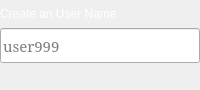
                  <widget class="QFrame" name="frame_username_create">
                   <property name="maximumSize">
                    <size>
                     <width>16777215</width>
                     <height>90</height>
                    </size>
                   </property>
                   <property name="frameShape">
                    <enum>QFrame::NoFrame</enum>
                   </property>
                   <property name="frameShadow">
                    <enum>QFrame::Raised</enum>
                   </property>
                   <layout class="QGridLayout" name="gridLayout_14">
                    <property name="leftMargin">
                     <number>0</number>
                    </property>
                    <property name="topMargin">
                     <number>0</number>
                    </property>
                    <property name="rightMargin">
                     <number>0</number>
                    </property>
                    <property name="bottomMargin">
                     <number>0</number>
                    </property>
                    <property name="spacing">
                     <number>0</number>
                    </property>
                    <item row="1" column="0">
                     <widget class="QLineEdit" name="lineEdit_username_create">
                      <property name="minimumSize">
                       <size>
                        <width>0</width>
                        <height>35</height>
                       </size>
                      </property>
                      <property name="maximumSize">
                       <size>
                        <width>450</width>
                        <height>16777215</height>
                       </size>
                      </property>
                      <property name="font">
                       <font>
                        <family>Serif</family>
                        <pointsize>11</pointsize>
                        <weight>50</weight>
                        <italic>false</italic>
                        <bold>false</bold>
                       </font>
                      </property>
                      <property name="placeholderText">
                       <string>user999</string>
                      </property>
                     </widget>
                    </item>
                    <item row="0" column="0">
                     <widget class="QLabel" name="label_6">
                      <property name="palette">
                       <palette>
                        <active>
                         <colorrole role="WindowText">
                          <brush brushstyle="SolidPattern">
                           <color alpha="255">
                            <red>255</red>
                            <green>255</green>
                            <blue>255</blue>
                           </color>
                          </brush>
                         </colorrole>
                         <colorrole role="Text">
                          <brush brushstyle="SolidPattern">
                           <color alpha="255">
                            <red>255</red>
                            <green>255</green>
                            <blue>255</blue>
                           </color>
                          </brush>
                         </colorrole>
                         <colorrole role="ButtonText">
                          <brush brushstyle="SolidPattern">
                           <color alpha="255">
                            <red>255</red>
                            <green>255</green>
                            <blue>255</blue>
                           </color>
                          </brush>
                         </colorrole>
                         <colorrole role="PlaceholderText">
                          <brush brushstyle="NoBrush">
                           <color alpha="128">
                            <red>255</red>
                            <green>255</green>
                            <blue>255</blue>
                           </color>
                          </brush>
                         </colorrole>
                        </active>
                        <inactive>
                         <colorrole role="WindowText">
                          <brush brushstyle="SolidPattern">
                           <color alpha="255">
                            <red>255</red>
                            <green>255</green>
                            <blue>255</blue>
                           </color>
                          </brush>
                         </colorrole>
                         <colorrole role="Text">
                          <brush brushstyle="SolidPattern">
                           <color alpha="255">
                            <red>255</red>
                            <green>255</green>
                            <blue>255</blue>
                           </color>
                          </brush>
                         </colorrole>
                         <colorrole role="ButtonText">
                          <brush brushstyle="SolidPattern">
                           <color alpha="255">
                            <red>255</red>
                            <green>255</green>
                            <blue>255</blue>
                           </color>
                          </brush>
                         </colorrole>
                         <colorrole role="PlaceholderText">
                          <brush brushstyle="NoBrush">
                           <color alpha="128">
                            <red>255</red>
                            <green>255</green>
                            <blue>255</blue>
                           </color>
                          </brush>
                         </colorrole>
                        </inactive>
                        <disabled>
                         <colorrole role="WindowText">
                          <brush brushstyle="SolidPattern">
                           <color alpha="255">
                            <red>255</red>
                            <green>255</green>
                            <blue>255</blue>
                           </color>
                          </brush>
                         </colorrole>
                         <colorrole role="Text">
                          <brush brushstyle="SolidPattern">
                           <color alpha="255">
                            <red>255</red>
                            <green>255</green>
                            <blue>255</blue>
                           </color>
                          </brush>
                         </colorrole>
                         <colorrole role="ButtonText">
                          <brush brushstyle="SolidPattern">
                           <color alpha="255">
                            <red>255</red>
                            <green>255</green>
                            <blue>255</blue>
                           </color>
                          </brush>
                         </colorrole>
                         <colorrole role="PlaceholderText">
                          <brush brushstyle="NoBrush">
                           <color alpha="128">
                            <red>255</red>
                            <green>255</green>
                            <blue>255</blue>
                           </color>
                          </brush>
                         </colorrole>
                        </disabled>
                       </palette>
                      </property>
                      <property name="text">
                       <string>Create an User Name</string>
                      </property>
                     </widget>
                    </item>
                    <item row="2" column="0">
                     <widget class="QLabel" name="label_problem_username_create">
                      <property name="styleSheet">
                       <string notr="true">QLabel{
	color: red;
	font: 10pt &quot;Serif&quot;;
	padding-left: 3px;
}</string>
                      </property>
                      <property name="text">
                       <string/>
                      </property>
                     </widget>
                    </item>
                   </layout>
                  </widget>
